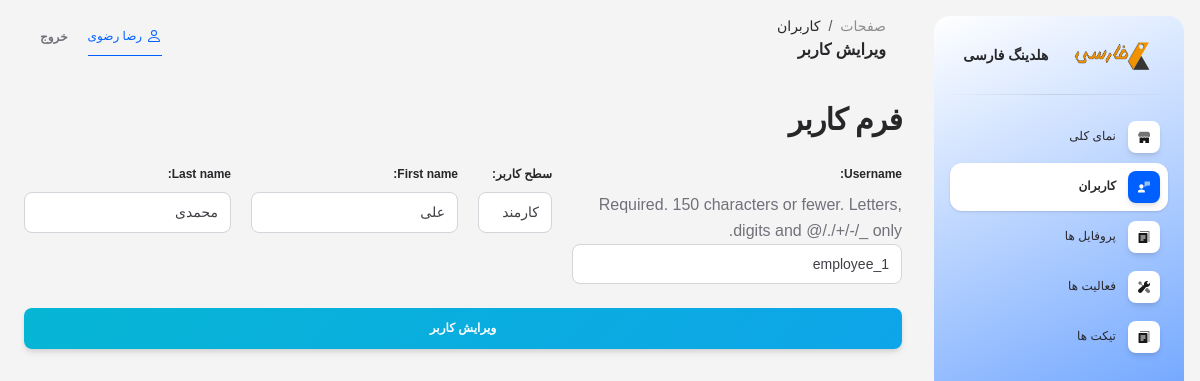
The page /super-admin/users/3/edit/ (signed in) on the database its author committed.
### app/models.py (models this page shows, shortened)
class CustomUser(AbstractUser):
    USER_TYPE_CHOICES = (
        ('1', 'مدیر کل'),
        ('2', 'مدیر'),
        ('3', 'کارمند'),
    )
    user_type = models.CharField(verbose_name='سطح کاربر', max_length=10, choices=USER_TYPE_CHOICES, default='1')
    manager = models.ForeignKey(
        'self',
        on_delete=models.SET_NULL,
        null=True,
        blank=True,
        related_name='manager_employees',
        limit_choices_to={'user_type': '2'},
        verbose_name='مدیر'
    )
    class Meta:
        verbose_name = 'کاربر'
        verbose_name_plural = 'کاربران'

### app/views.py (the view, shortened to what this page needs)
# urls.py: path('super-admin/users/<int:pk>/edit/', views.SuperAdminUserUpdateView.as_view(), name='super_admin_edit_user'),
class SuperAdminUserUpdateView(LoginRequiredMixin, mixins.RoleRequiredMixin, UpdateView):
    allowed_roles = ['1']
    model = models.CustomUser
    form_class = forms.CustomUserUpdateForm
    template_name = 'super_admin/edit_user.html'

### app/forms.py
class CustomUserUpdateForm(forms.ModelForm):
    class Meta:
        model = models.CustomUser
        fields = ['username', 'user_type', 'first_name', 'last_name']
    def __init__(self, *args, **kwargs):
        super(CustomUserUpdateForm, self).__init__(*args, **kwargs)
        for field in self.fields:
            self.fields[field].widget.attrs.update({
                'class': 'form-control'
            })

### app/mixins.py (called while the page is built)
    def dispatch(self, request, *args, **kwargs):
        if not request.user.is_authenticated:
            raise PermissionDenied("ابتدا باید وارد شوید.")
        if str(request.user.user_type) not in self.allowed_roles:
            raise PermissionDenied("شما دسترسی لازم را ندارید.")
        return super().dispatch(request, *args, **kwargs)

### app/views.py (called while the page is built)
def custom_context(request):
    if request.user.is_authenticated:
        not_seen_messages = models.Message.objects.filter(conversation__users=request.user, seen=False).exclude(user=request.user)
        return {
            'not_seen_messages_count': not_seen_messages.count(),
        }
    else:
        return {
            'not_login': True,
        }

### templates/super_admin/edit_user.html (shortened to what this page needs)
{% extends 'base_super_admin_dashboard.html' %}
{% load static %}
{% block page1 %}
کاربران
{% endblock %}
{% block page2 %}
ویرایش کاربر
{% endblock %}
{% block content %}
<div class="col-12">
    <form method="post">
        <h3 style="margin-bottom: 20px;">فرم کاربر</h3>
        <div class="my-grid">
        {{ form }}
        </div>
        <div class="text-center">
            <button type="submit" class="btn bg-gradient-info w-100 mt-4 mb-0">ویرایش کاربر</button>
        </div>
    </form>
</div>
{% endblock %}

### templates/base_super_admin_dashboard.html (shortened to what this page needs)
{% load static %}
<!DOCTYPE html>
<html lang="fa" dir="rtl">
<head>
    <link type="text/css" rel="stylesheet" href="{% static 'css/jalalidatepicker.min.css' %}" />
    <link id="pagestyle" href="{% static 'css/soft-ui-dashboard.css' %}" rel="stylesheet" />
</head>
<body class="g-sidenav-show rtl bg-gray-100">
    <aside
        class="sidenav navbar navbar-vertical navbar-expand-xs border-0 border-radius-xl my-3 fixed-end me-3 rotate-caret"
        id="sidenav-main" style="background: #FFFFFF;
background: linear-gradient(157deg, rgba(255, 255, 255, 1) 0%, #0060ff 100%);">
        <div class="sidenav-header">
            <div class="navbar-brand m-0" target="_blank">
                <img src="{% static 'img/logo.png' %}" class="navbar-brand-img h-100" alt="main_logo">
                <span class="me-1 font-weight-bold">هلدینگ فارسی</span>
            </div>
        </div>
        <hr class="horizontal dark mt-0">
        <div class="collapse navbar-collapse px-0 w-auto " id="sidenav-collapse-main">
            <ul class="navbar-nav">
                <li class="nav-item">
                    <a class="nav-link {% if '/dashboard/' in request.path %} active {% endif %}"
                        href="{% url 'super_admin_dashboard' %}">
                        <div
                            class="icon icon-shape icon-sm shadow border-radius-md bg-white text-center ms-2 d-flex align-items-center justify-content-center">
                        </div>
                        <span class="nav-link-text me-1">نمای کلی</span>
                    </a>
                </li>
                <li class="nav-item">
                    <a class="nav-link {% if '/users/' in request.path %} active {% endif %}"
                        href="{% url 'super_admin_users' %}">
                        <div
                            class="icon icon-shape icon-sm shadow border-radius-md bg-white text-center ms-2 d-flex align-items-center justify-content-center">
                        </div>
                        <span class="nav-link-text me-1">کاربران</span>
                    </a>
                </li>
                <li class="nav-item">
                    <a class="nav-link {% if '/profiles/' in request.path %} active {% endif %}" href="{% url 'super_admin_profiles' %}">
                        <div
                            class="icon icon-shape icon-sm shadow border-radius-md bg-white text-center ms-2 d-flex align-items-center justify-content-center">
                        </div>
                        <span class="nav-link-text me-1">پروفایل ها</span>
                    </a>
                </li>
                <li class="nav-item">
                    <a class="nav-link {% if '/activities/' in request.path %} active {% endif %}" href="{% url 'super_admin_activities' %}">
                        <div
                            class="icon icon-shape icon-sm shadow border-radius-md bg-white text-center ms-2 d-flex align-items-center justify-content-center">
                        </div>
                        <span class="nav-link-text me-1">فعالیت ها</span>
                    </a>
                </li>
                <li class="nav-item">
                    <a class="nav-link {% if '/tickets/' in request.path %} active {% endif %}" href="{% url 'super_admin_tickets' %}">
                        <div
                            class="icon icon-shape icon-sm shadow border-radius-md bg-white text-center ms-2 d-flex align-items-center justify-content-center">
                        </div>
                        <span class="nav-link-text me-1">تیکت ها</span>
                    </a>
                </li>
            </ul>
        </div>
    </aside>
    <main class="main-content position-relative max-height-vh-100 h-100 border-radius-lg overflow-x-hidden">
        <nav class="navbar navbar-main navbar-expand-lg px-0 mx-4 shadow-none border-radius-xl" id="navbarBlur"
            navbar-scroll="true">
            <div class="container-fluid py-1 px-3">
                <nav aria-label="breadcrumb">
                    <ol class="breadcrumb bg-transparent mb-0 pb-0 pt-1 px-0 ">
                        <li class="breadcrumb-item text-sm ps-2"><a class="opacity-5 text-dark"
                                href="javascript:;">صفحات</a></li>
                        <li class="breadcrumb-item text-sm text-dark active" aria-current="page">
                            {% block page1 %} {% endblock %}
                        </li>
                    </ol>
                    <h6 class="font-weight-bolder mb-0">{% block page2 %} {% endblock %}</h6>
                </nav>
                <div class="collapse navbar-collapse mt-sm-0 mt-2 px-0" id="navbar">
                    <ul class="navbar-nav me-auto ms-0 justify-content-end">
                        <div
                            style="border: none; outline: none; margin-left: 20px; border-bottom: 1px solid #0060ff; color: #0060ff; padding: 8px 0; font-size: 0.75rem; font-weight: 500;">
                            {% if user.get_full_name %}
                            {{ user.get_full_name }}
                            {% else %}
                            {{ user.username }}
                            {% endif %}
                        </div>
                        <li class="nav-item d-flex align-items-center">
                            <form action="{% url 'logout' %}" method="post">
                                <button type="submit" class="nav-link text-body font-weight-bold px-0">خروج</button>
                            </form>
                        </li>
                    </ul>
                </div>
            </div>
        </nav>
        <div class="container-fluid py-4">
            {% block content %}
            {% endblock %}
        </div>
    </main>
</body>
</html>

### rows shown on the page
CustomUser: get_full_name "رضا رضوی"
CustomUser: username "employee_1", user_type "کارمند", first_name "علی", last_name "محمدی"
